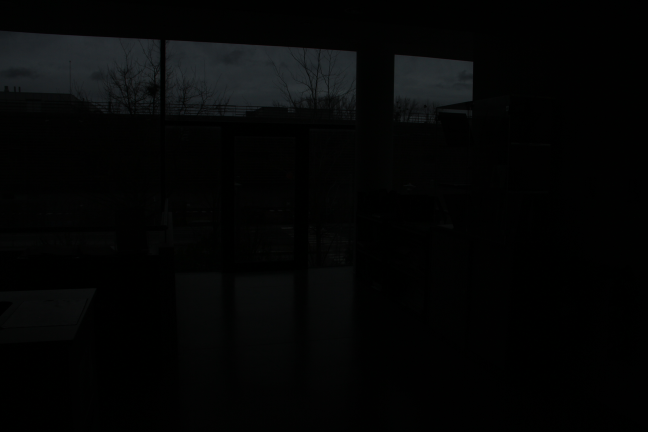
#> input picture images/reduced/scene_1/IMG_0374.png, 1296 x 864 px, given as the content of the folder ../images/Images_supop/Scène 1, which was not available (shown at 1/2 size)
$ python reduce_images.py
#> lines starting #> are read from the running program, lines starting #| are printed output that depends on the picture; pictures that were not available may be replaced by others from this repository, and a replacement may not be noted
import os
from PIL import Image
import json
from PIL.ExifTags import TAGS

# Répertoire source et destination
SOURCE_DIR = "../images/Images_supop/Scène 1"  # À adapter selon votre dossier
DEST_DIR = "../images/reduced/scene_1"  # Dossier de sortie

FACTOR = 4  # Facteur de réduction entier (ex: 2 = divise largeur et hauteur par 2)
JPEG_QUALITY = 85  # Qualité JPEG

os.makedirs(DEST_DIR, exist_ok=True)


def get_exposure_time(img):
    if hasattr(img, '_getexif') and img._getexif() is not None:
        for tag, value in img._getexif().items():
            tag_name = TAGS.get(tag, tag)
            if tag_name == 'ExposureTime':
                # Convertir les bytes en chaîne lisible ou en liste d'entiers
                if isinstance(value, bytes):
                    try:
                        value = value.decode('utf-8', errors='replace')
                    except Exception:
                        value = list(value)
                # Convertir les objets IFDRational ou fractions en float
                try:
                    if hasattr(value, 'numerator') and hasattr(value, 'denominator'):
                        num = value.numerator
                        den = value.denominator
                        exposure = num / den if den != 0 else float(num)
                    elif isinstance(value, tuple) and len(value) == 2:
                        num, den = value
                        exposure = num / den if den != 0 else float(num)
                    elif hasattr(value, 'num') and hasattr(value, 'den'):
                        num = value.num
                        den = value.den
                        exposure = num / den if den != 0 else float(num)
                    elif isinstance(value, str) and '/' in value:
                        num, den = value.split('/')
                        exposure = float(num) / float(den)
                    else:
                        exposure = float(value)
                    # Retourner l'inverse, sous forme décimale
                    if exposure != 0:
                        return 1.0 / exposure
                    else:
                        return 'N/A'
                except Exception:
                    return 'N/A'
    return 'N/A'

def reduce_image_size(input_path, output_path):
#> called with output_path = '../images/reduced/scene_1/IMG_0374.png'
    with Image.open(input_path) as img:
#> img is the input picture: PIL image 1296x864 RGB; mean R, G, B 4.5, 5.4, 5.3
        exposure = get_exposure_time(img)
#> exposure = 'N/A'
        # Calculer la nouvelle taille selon le facteur
        new_width = img.width // FACTOR
#> new_width = 324
        new_height = img.height // FACTOR
#> new_height = 216
        img = img.resize((new_width, new_height), Image.LANCZOS)
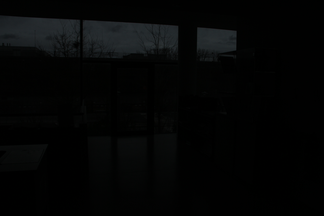
#> img: PIL image 324x216 RGB; mean R, G, B 4.5, 5.3, 5.3
        ext = os.path.splitext(output_path)[1].lower()
        if ext == '.png':
            img.save(output_path, format='PNG')
        else:
            quality = JPEG_QUALITY
            save_kwargs = {'format': 'JPEG', 'quality': quality}
            exif = img.info.get('exif')
            if exif:
                save_kwargs['exif'] = exif
            img.save(output_path, **save_kwargs)
        return exposure

if __name__ == "__main__":
    exposures = []
    for filename in os.listdir(SOURCE_DIR):
        if filename.lower().endswith((".jpg", ".jpeg", ".png")):
            input_path = os.path.join(SOURCE_DIR, filename)
            # Choisir l'extension de sortie : .jpg ou .png
            # Pour PNG, changez l'extension ci-dessous
            output_ext = ".png"  # ou ".jpg"
            output_path = os.path.join(DEST_DIR, os.path.splitext(filename)[0] + output_ext)
            exposure = reduce_image_size(input_path, output_path)
#> exposure = 'N/A'
            exposures.append((os.path.basename(output_path), exposure))
            print(f"Image traitée : {output_path} ({os.path.getsize(output_path)//1024} Ko)")
    # Sauvegarder dans un fichier TXT au format hdr_image_list.txt
    if exposures:
        global_txt_path = os.path.join(DEST_DIR, "hdr_image_list.txt")
        with open(global_txt_path, 'w', encoding='utf-8') as f:
            f.write(f"# Number of Images\n{len(exposures)}\n")
            f.write("# Filename  1/shutter_speed\n")
            for img_name, exposure in exposures:
                if exposure != 'N/A':
                    f.write(f"{img_name} {exposure}\n")
#> this loop made 1 pass
#> (img_name, exposure) on pass 1: ('IMG_0374.png', 'N/A')

$ run again, on images/reduced/scene_1/IMG_0378.png
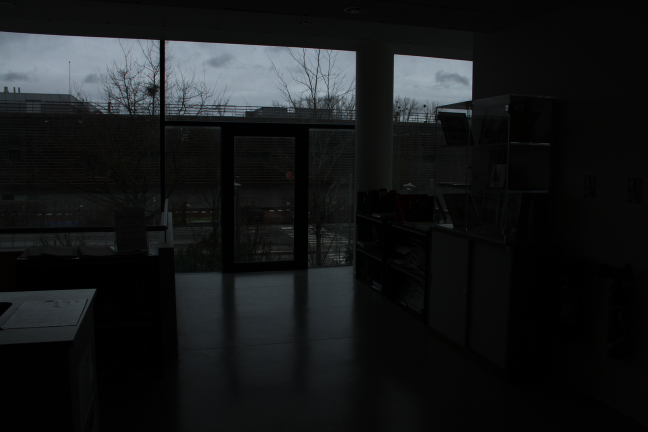
#> input picture images/reduced/scene_1/IMG_0378.png, 1296 x 864 px, given as the content of the folder ../images/Images_supop/Scène 1, which was not available (shown at 1/2 size)
#> in reduce_image_size, img is the input picture: PIL image 1296x864 RGB; mean R, G, B 22.3, 24.4, 25.2
#> in reduce_image_size, `exposure = get_exposure_time(img)`: exposure = 'N/A'
#> in reduce_image_size, `img = img.resize((new_width, new_height), Image.LANCZOS)`:
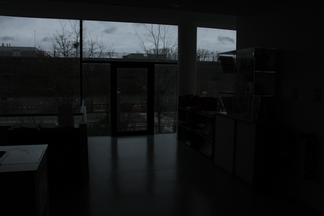
#> img: PIL image 324x216 RGB; mean R, G, B 22.3, 24.4, 25.2
#> the loop `for img_name, exposure in exposures:` made 1 pass
#> (img_name, exposure) on pass 1: ('IMG_0378.png', 'N/A')
